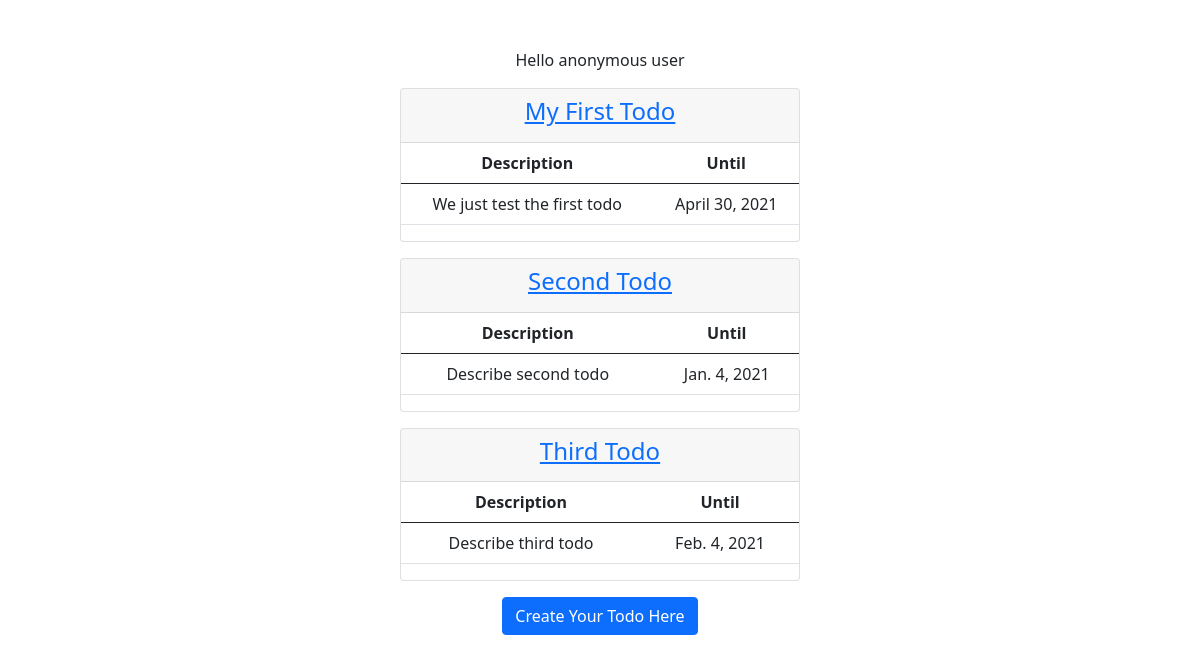
The app's page /, older data.
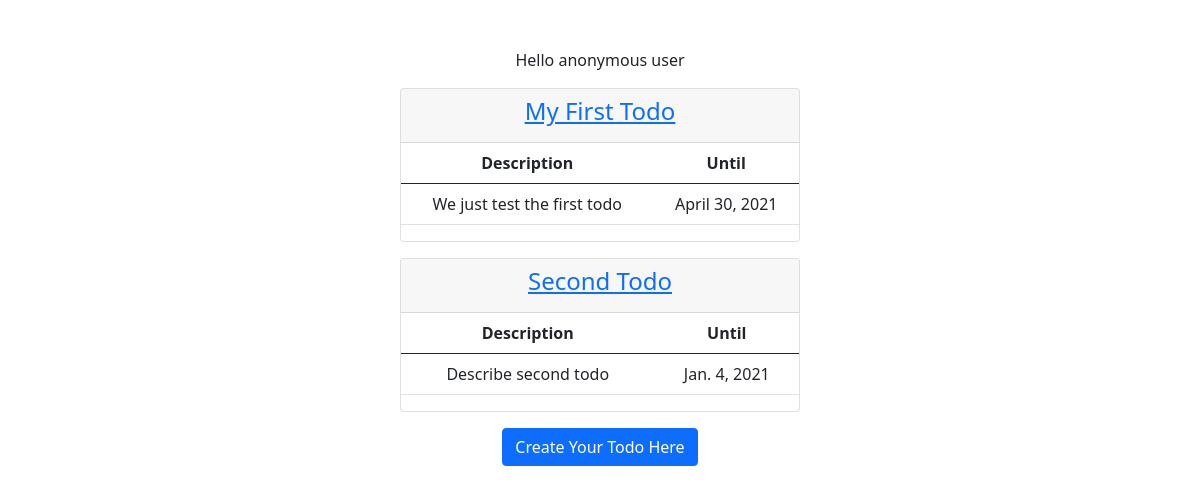
The same page, newer data.
### todo/models.py (models this page shows)
class Todo(models.Model):
    name = models.CharField(max_length=100)
    description = models.CharField(max_length=300)
    due_date = models.DateField()
    def __str__(self):
        return self.name

### todo/views.py (the view)
# urls.py: path('', todo_list),
def todo_list(request):
    todos = Todo.objects.all()
    print("Test ", todos)
    context = {
        "todo_list": todos
    }
    return render(request, "todo/todo_list.html", context)

### todo/templates/todo/todo_list.html
{% extends 'base.html' %}
{% block content %}
    <div class="text-center mt-5 jumbotron vertical-center">
        <p>
             {% if request.user.is_authenticated %}
                Hello {{ request.user.username }}
            {% else %}
                Hello anonymous user
            {% endif %}
        </p>
    </div>
    <div class="col-4 offset-4 jumbotron vertical-center">
        {% for todo in todo_list %}
        <div class="card text-center mt-3">
            <div class="card-header">
                <a href="/{{ todo.id }}"><h4>{{todo.name}}</h4></a>
            </div>
            <table class="card-table table">
                <thead>
                  <tr>
                    <th scope="col">Description</th>
                    <th scope="col">Until</th>
                  </tr>
                </thead>
                <tbody>
                  <tr>
                    <td>{{todo.description}}</td>
                    <td>{{todo.due_date}}</td>
                  </tr>
                </tbody>
              </table>
        </div>
       {% endfor %}
    </div>
    <div class="text-center mt-3 jumbotron vertical-center">
        <a class="btn btn-primary" href="/create">Create Your Todo Here</a>
    </div>
{% endblock content %}

### templates/base.html (shortened to what this page needs)
<!DOCTYPE html>
<html lang="en">
<head>
    <link href="https://cdn.jsdelivr.net/npm/bootstrap@5.0.0-beta3/dist/css/bootstrap.min.css" rel="stylesheet">
</head>
<body>
    {% block content %}
    {% endblock content%}
</body>
</html>

Row changes from the older to the newer data that the page shows:
removed Todo: name "Third Todo", description "Describe third todo", due_date "Feb. 4, 2021"
